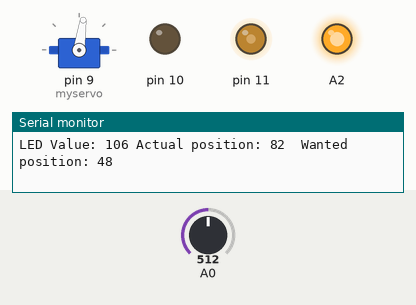
Recording of a sketch running on a simulated Arduino Uno, built with avr-gcc and run on an emulated ATmega328P. Parts: servo, output pins drawn as LEDs (lit = HIGH), the last lines printed to the serial monitor. The test bench sets the inputs (shaded band); at power-on: A0 = 512.

Above: at 1.25 s.
1.3 s: A0 set to 900
4.3 s: A0 set to 716
7.3 s: A0 set to 511
At 7.5 s:
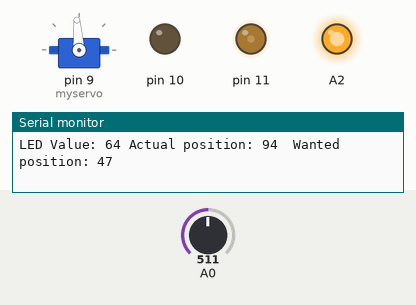
At 11.12 s:
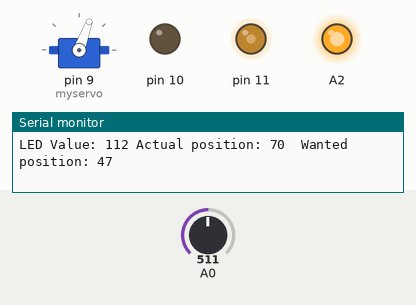
13.3 s: A0 set to 306
19.3 s: A0 set to 1023
At 19.59 s:
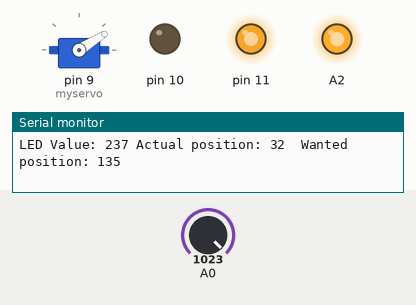
Timing chart, 0 to 28.2 s (numbered marks = the images above; inputs shaded):
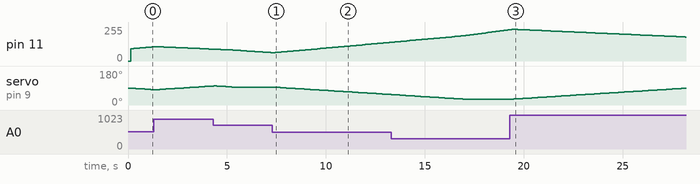

The sketch:

flower_control.ino
```cpp
#include <Servo.h>

Servo myservo;  // create servo object to control a servo
// a maximum of eight servo objects can be created

int pos = 90;    // variable to store the wanted servo position
int pos_is = 90;  // variable to store the actural servo position

byte light = 90;


void setup()
{

  Serial.begin(9600);  //serial output for debugging

  pinMode(A2, OUTPUT);
  digitalWrite(A2, HIGH);

  pinMode(10, OUTPUT);

}


void loop()

{

  pos = (map(analogRead(0),1032,0,160,-64));  //read the light sensor input and map it to some values that make sense
  if (pos < 31) pos = 28;  //borders for opening and closing, adjust to your setup
  if (pos > 129) pos = 135;
  Serial.print(" Actual position: ");
  Serial.print(pos_is);
  Serial.print("  Wanted position: ");
  Serial.println(pos);
  delay(100);

  if (abs(pos-pos_is) > 3){
    if ((pos < pos_is) && (pos_is > 31)) pos_is--;
    if ((pos > pos_is) && (pos_is < 133)) pos_is++;
    myservo.attach(9);
    myservo.write(pos_is  );
    delay(50);
    myservo.detach();
    //the trick is, that the servo is only on for about 50ms, this saves energy and makes the movement a bit more natural
  }

  if (pos < 80){
     if( light < 250) light += 2;
      }
    else{
      if(light > 0) light--;
    }

  analogWrite(11, light);
  Serial.print("LED Value: ");
  Serial.print(light);

}
```

Measured:
- after the input at 7.3 s, servo on pin 9 (myservo): moves from 95° to 55° over 5.9 s, starting after 0.10 s
- after the input at 19.3 s, servo on pin 9 (myservo): moves from 31° to 89° over 8.6 s, starting after 0.19 s
